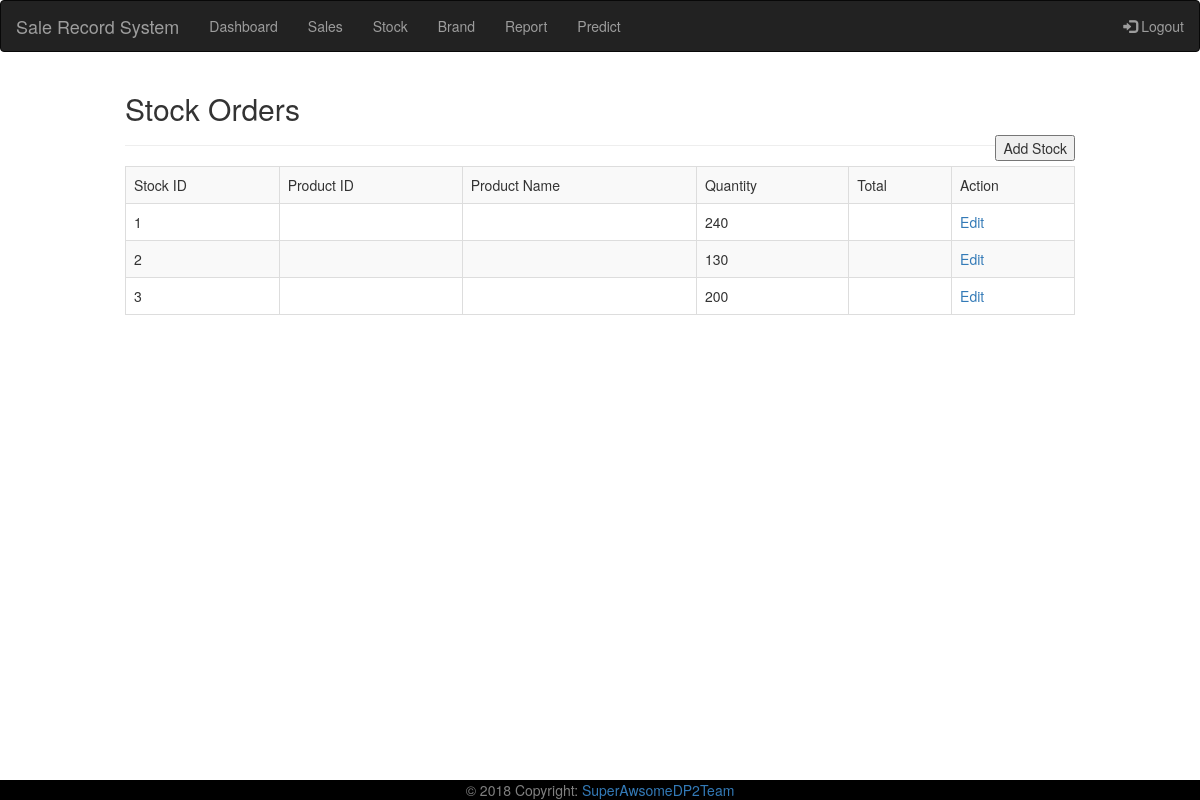
The page /stock.php on the database its author committed.
### tables this page shows
CREATE TABLE `order_stock` (
  `orders_stock_id` int(11) NOT NULL,
  `product_name` varchar(255) NOT NULL,
  `quantity` varchar(255) NOT NULL,
  `price` varchar(255) NOT NULL
);

### stock.php (the view, shortened to what this page needs)
<?php
require_once("action/dp_connect.php");
require_once("includes/header.php");
$sql = "SELECT * FROM `order_stock`";
$result = $connect->query($sql);
echo "<h2>Stock Orders</h2>";
echo "<input class=\"button_normal right_align_button\"  type=\"button\" value=\"Add Stock\" onclick=\"window.location.href='addstock.php'\">";
echo "<hr \>";
echo"<table border='1em' class='table table-bordered table-striped table-hover'>";
echo"
<tr>
  <td>Stock ID</td>
  <td>Product ID</td>
  <td>Product Name</td>
  <td>Quantity</td>
  <td>Total</td>
  <td>Action</td>
</tr>";
while($row3 = $result->fetch_assoc())
{
    echo"
    <tr>
        <td>".$row3["orders_stock_id"]."</td>
        <td>".$row3["product_id"]."</td>
        <td>";
        echo "</td><td>".$row3["quantity"]."</td>
        <td>".$row3["total"]."</td>
        <td><a href='editstock.php?id=".$row3["orders_stock_id"]."''/a>Edit</td>
    </tr>";
}
echo"</table>";
?>
<?php
require_once("includes/footer.php"); ?>

### custom/css/custom.css (style rules this page uses)
.right_align_button { float: right; }

### rows shown on the page
order_stock: orders_stock_id "1", quantity "240"
order_stock: orders_stock_id "2", quantity "130"
order_stock: orders_stock_id "3", quantity "200"
